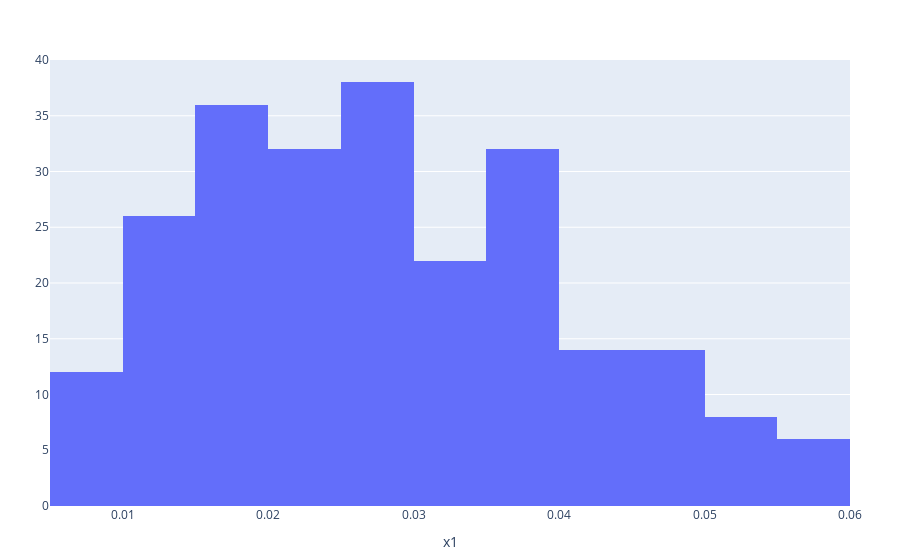

The notebook cell saved with this chart:
### Code cell
plot(DataFrame([euclid_norm], :auto), x=:x1, kind="histogram")

### Figure 1 — Plotly figure (JSON) as saved in the notebook; plotly's stock layout.template omitted (floating-point values rounded to 4 significant figures; data arrays with more than 128 entries replaced by an {"elided": "..."} marker saying what was removed)
{"data": [{"type": "histogram", "x": {"elided": "240 float values"}, "xaxis": "x", "yaxis": "y"}], "layout": {"legend": {"tracegroupgap": 0}, "margin": {"b": 50, "l": 50, "r": 50, "t": 60}, "xaxis": {"title": {"text": "x1"}}}}
